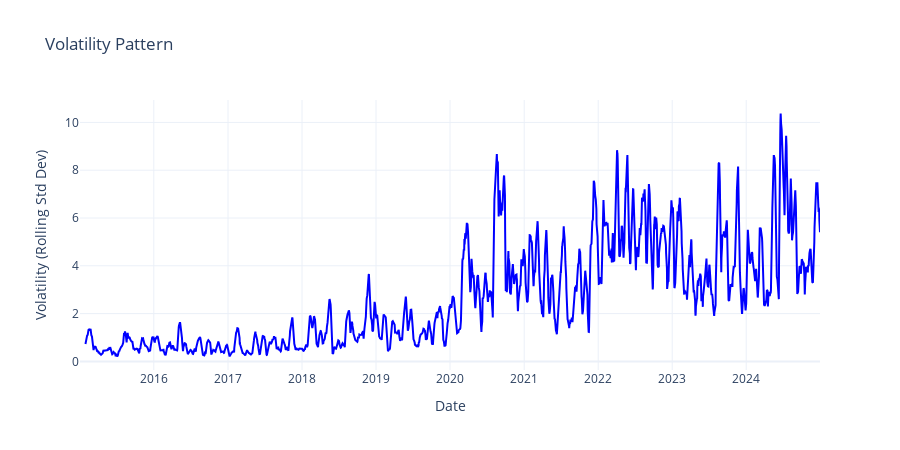

Here is the notebook cell this chart was saved with:
### Markdown cell above
## Volatility Analysis Using Rolling Standard Deviation

### What is Volatility?

Volatility measures how much the stock price fluctuates over time. It is often used as a proxy for **risk** — higher volatility means the stock price changes rapidly and unpredictably, while lower volatility indicates more stable prices.

---

### How is Volatility Measured Here?

In this analysis, volatility is calculated using the **rolling standard deviation** of the closing prices over a 20-day window. This means we look at the standard deviation of prices in each 20-day segment as it moves through time, providing a dynamic measure of how much the stock price varies in recent periods.

---

### Interpretation of the Volatility Plot

- When the volatility line **rises**, it indicates periods where the stock price experiences larger swings or fluctuations.
- When the volatility line **falls**, it shows times of relative price stability.
- The plot often reveals **volatility clustering**, where calm periods are followed by bursts of higher volatility, which is typical behavior in financial markets.
- Understanding these patterns helps identify periods of high uncertainty or risk.

---

### Why is Volatility Important?

- Volatility quantifies the **risk and uncertainty** associated with the stock price.
- It is crucial for traders, investors, and risk managers to gauge how much price movement to expect.
- Models that forecast stock prices often incorporate volatility to improve prediction accuracy.
- Volatility insights help in portfolio management, option pricing, and setting stop-loss limits.

---

### Summary

- **Rolling standard deviation** provides a moving estimate of volatility, reflecting how variability changes over time.
- Periods of **high volatility** mean increased price fluctuations and higher investment risk.
- Periods of **low volatility** suggest more stable price behavior and lower risk.
- Monitoring volatility alongside price trends offers a fuller picture of market dynamics and potential risks.

### Code cell
import plotly.graph_objects as go

# Calculate 20-day rolling standard deviation (volatility)
df['Volatility'] = df['Close_AAPL'].rolling(window=20).std()

# Create Plotly figure
fig = go.Figure()

# Add volatility line
fig.add_trace(go.Scatter(
    x=df.index,
    y=df['Volatility'],
    mode='lines',
    name='20-day Rolling Std',
    line=dict(color='blue')
))

# Update layout for better visuals
fig.update_layout(
    title='Volatility Pattern',
    xaxis_title='Date',
    yaxis_title='Volatility (Rolling Std Dev)',
    template='plotly_white',
    width=900,
    height=450
)

# Show plot
fig.show()

### Figure 1 — Plotly figure (JSON) as saved in the notebook; plotly's stock layout.template omitted (floating-point values rounded to 4 significant figures; data arrays with more than 128 entries replaced by an {"elided": "..."} marker saying what was removed)
{"data": [{"line": {"color": "blue"}, "mode": "lines", "name": "20-day Rolling Std", "type": "scatter", "x": {"elided": "2607 str values"}, "y": {"elided": "2607 float values"}}], "layout": {"height": 450, "title": {"text": "Volatility Pattern"}, "width": 900, "xaxis": {"title": {"text": "Date"}}, "yaxis": {"title": {"text": "Volatility (Rolling Std Dev)"}}}}
